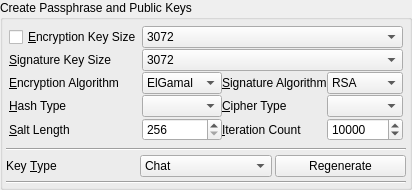
           <widget class="QGroupBox" name="passphraseGroupBox">
            <property name="title">
             <string>Create Passphrase and Public Keys</string>
            </property>
            <layout class="QVBoxLayout" name="verticalLayout_16">
             <property name="spacing">
              <number>4</number>
             </property>
             <property name="margin">
              <number>3</number>
             </property>
             <item>
              <layout class="QGridLayout" name="gridLayout_10">
               <property name="horizontalSpacing">
                <number>0</number>
               </property>
               <property name="verticalSpacing">
                <number>1</number>
               </property>
               <property name="margin">
                <number>3</number>
               </property>
               <item row="4" column="0">
                <widget class="QLabel" name="label_37">
                 <property name="text">
                  <string>&amp;Encryption Algorithm</string>
                 </property>
                 <property name="buddy">
                  <cstring>encryptionKeyType</cstring>
                 </property>
                </widget>
               </item>
               <item row="1" column="0">
                <widget class="QLabel" name="label_92">
                 <property name="text">
                  <string>&amp;Signature Key Size</string>
                 </property>
                 <property name="buddy">
                  <cstring>signatureKeySize</cstring>
                 </property>
                </widget>
               </item>
               <item row="4" column="1">
                <widget class="QComboBox" name="encryptionKeyType">
                 <property name="currentIndex">
                  <number>0</number>
                 </property>
                 <property name="sizeAdjustPolicy">
                  <enum>QComboBox::AdjustToContents</enum>
                 </property>
                 <item>
                  <property name="text">
                   <string>ElGamal</string>
                  </property>
                 </item>
                 <item>
                  <property name="text">
                   <string>McEliece</string>
                  </property>
                 </item>
                 <item>
                  <property name="text">
                   <string>NTRU</string>
                  </property>
                 </item>
                 <item>
                  <property name="text">
                   <string>RSA</string>
                  </property>
                 </item>
                </widget>
               </item>
               <item row="4" column="2">
                <widget class="QLabel" name="label_36">
                 <property name="text">
                  <string>&amp;Signature Algorithm</string>
                 </property>
                 <property name="buddy">
                  <cstring>signatureKeyType</cstring>
                 </property>
                </widget>
               </item>
               <item row="4" column="3">
                <widget class="QComboBox" name="signatureKeyType">
                 <property name="currentIndex">
                  <number>4</number>
                 </property>
                 <property name="sizeAdjustPolicy">
                  <enum>QComboBox::AdjustToContents</enum>
                 </property>
                 <item>
                  <property name="text">
                   <string>DSA</string>
                  </property>
                 </item>
                 <item>
                  <property name="text">
                   <string>ECDSA</string>
                  </property>
                 </item>
                 <item>
                  <property name="text">
                   <string>EdDSA</string>
                  </property>
                 </item>
                 <item>
                  <property name="text">
                   <string>ElGamal</string>
                  </property>
                 </item>
                 <item>
                  <property name="text">
                   <string>RSA</string>
                  </property>
                 </item>
                </widget>
               </item>
               <item row="6" column="0">
                <widget class="QLabel" name="label_40">
                 <property name="text">
                  <string>&amp;Hash Type</string>
                 </property>
                 <property name="buddy">
                  <cstring>hashType</cstring>
                 </property>
                </widget>
               </item>
               <item row="6" column="1">
                <widget class="QComboBox" name="hashType">
                 <property name="toolTip">
                  <string/>
                 </property>
                 <property name="sizeAdjustPolicy">
                  <enum>QComboBox::AdjustToContents</enum>
                 </property>
                </widget>
               </item>
               <item row="6" column="3">
                <widget class="QComboBox" name="cipherType">
                 <property name="toolTip">
                  <string/>
                 </property>
                 <property name="sizeAdjustPolicy">
                  <enum>QComboBox::AdjustToContents</enum>
                 </property>
                </widget>
               </item>
               <item row="6" column="2">
                <widget class="QLabel" name="label_38">
                 <property name="text">
                  <string>&amp;Cipher Type</string>
                 </property>
                 <property name="buddy">
                  <cstring>cipherType</cstring>
                 </property>
                </widget>
               </item>
               <item row="7" column="3">
                <widget class="QSpinBox" name="iterationCount">
                 <property name="toolTip">
                  <string/>
                 </property>
                 <property name="minimum">
                  <number>1000</number>
                 </property>
                 <property name="maximum">
                  <number>999999999</number>
                 </property>
                 <property name="value">
                  <number>10000</number>
                 </property>
                </widget>
               </item>
               <item row="7" column="1">
                <widget class="QSpinBox" name="saltLength">
                 <property name="toolTip">
                  <string/>
                 </property>
                 <property name="minimum">
                  <number>256</number>
                 </property>
                 <property name="maximum">
                  <number>999999999</number>
                 </property>
                </widget>
               </item>
               <item row="7" column="0">
                <widget class="QLabel" name="label_42">
                 <property name="text">
                  <string>&amp;Salt Length</string>
                 </property>
                 <property name="buddy">
                  <cstring>saltLength</cstring>
                 </property>
                </widget>
               </item>
               <item row="7" column="2">
                <widget class="QLabel" name="label_41">
                 <property name="text">
                  <string>&amp;Iteration Count</string>
                 </property>
                 <property name="buddy">
                  <cstring>iterationCount</cstring>
                 </property>
                </widget>
               </item>
               <item row="0" column="0">
                <widget class="QCheckBox" name="newKeys">
                 <property name="toolTip">
                  <string>&lt;html&gt;&lt;head/&gt;&lt;body&gt;&lt;p&gt;If checked, new key pairs will be generated.&lt;/p&gt;&lt;/body&gt;&lt;/html&gt;</string>
                 </property>
                 <property name="text">
                  <string>&amp;Encryption Key Size</string>
                 </property>
                </widget>
               </item>
               <item row="0" column="1" colspan="3">
                <widget class="QComboBox" name="encryptionKeySize">
                 <property name="currentIndex">
                  <number>0</number>
                 </property>
                 <property name="sizeAdjustPolicy">
                  <enum>QComboBox::AdjustToContents</enum>
                 </property>
                 <item>
                  <property name="text">
                   <string>3072</string>
                  </property>
                 </item>
                 <item>
                  <property name="text">
                   <string>4096</string>
                  </property>
                 </item>
                 <item>
                  <property name="text">
                   <string>7680</string>
                  </property>
                 </item>
                 <item>
                  <property name="text">
                   <string>8192</string>
                  </property>
                 </item>
                 <item>
                  <property name="text">
                   <string>15360</string>
                  </property>
                 </item>
                </widget>
               </item>
               <item row="1" column="1" colspan="3">
                <widget class="QComboBox" name="signatureKeySize">
                 <property name="currentIndex">
                  <number>0</number>
                 </property>
                 <property name="sizeAdjustPolicy">
                  <enum>QComboBox::AdjustToContents</enum>
                 </property>
                 <property name="minimumContentsLength">
                  <number>10</number>
                 </property>
                 <item>
                  <property name="text">
                   <string>3072</string>
                  </property>
                 </item>
                 <item>
                  <property name="text">
                   <string>4096</string>
                  </property>
                 </item>
                 <item>
                  <property name="text">
                   <string>7680</string>
                  </property>
                 </item>
                 <item>
                  <property name="text">
                   <string>8192</string>
                  </property>
                 </item>
                 <item>
                  <property name="text">
                   <string>15360</string>
                  </property>
                 </item>
                </widget>
               </item>
              </layout>
             </item>
             <item>
              <widget class="Line" name="line_2">
               <property name="orientation">
                <enum>Qt::Horizontal</enum>
               </property>
              </widget>
             </item>
             <item>
              <layout class="QHBoxLayout" name="horizontalLayout_43">
               <property name="spacing">
                <number>3</number>
               </property>
               <property name="topMargin">
                <number>0</number>
               </property>
               <item>
                <widget class="QLabel" name="label_70">
                 <property name="text">
                  <string>Key &amp;Type</string>
                 </property>
                 <property name="buddy">
                  <cstring>keys</cstring>
                 </property>
                </widget>
               </item>
               <item>
                <widget class="QComboBox" name="keys">
                 <property name="sizeAdjustPolicy">
                  <enum>QComboBox::AdjustToContents</enum>
                 </property>
                 <item>
                  <property name="text">
                   <string notr="true">Chat</string>
                  </property>
                 </item>
                 <item>
                  <property name="text">
                   <string notr="true">E-Mail</string>
                  </property>
                 </item>
                 <item>
                  <property name="text">
                   <string notr="true">Poptastic</string>
                  </property>
                 </item>
                 <item>
                  <property name="text">
                   <string notr="true">Rosetta</string>
                  </property>
                 </item>
                 <item>
                  <property name="text">
                   <string notr="true">URL</string>
                  </property>
                 </item>
                </widget>
               </item>
               <item>
                <widget class="QPushButton" name="regenerate">
                 <property name="toolTip">
                  <string>Creates a new key pair and deletes the old.</string>
                 </property>
                 <property name="text">
                  <string>Regenerate</string>
                 </property>
                </widget>
               </item>
              </layout>
             </item>
             <item>
              <widget class="Line" name="line_16">
               <property name="orientation">
                <enum>Qt::Horizontal</enum>
               </property>
              </widget>
             </item>
            </layout>
           </widget>
